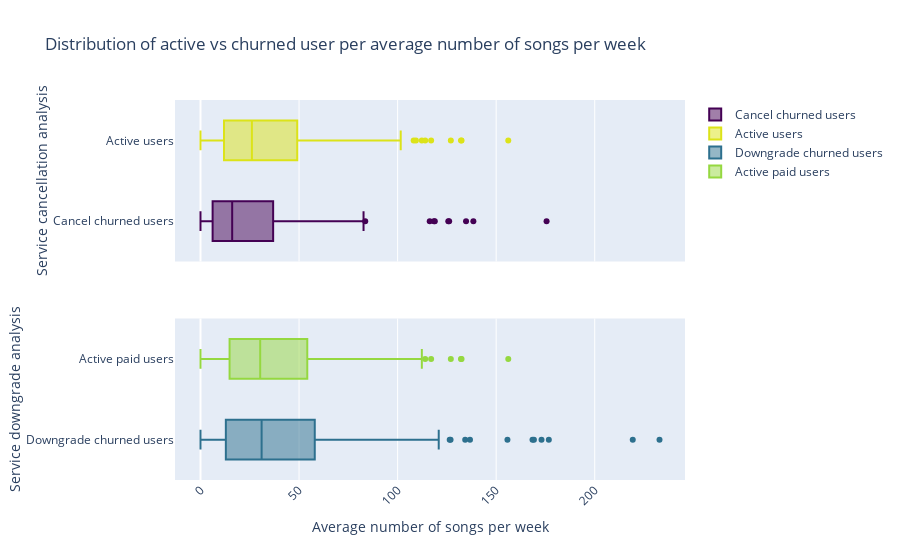

Here is the notebook cell this chart was saved with:
### Code cell
fig = make_subplots(rows=2, cols=1, shared_xaxes=True)

fig.append_trace(go.Box(
    x=avg_week_churn_service['avg_song_week'].unique(),
    name='Cancel churned users',
    marker=dict(
        color='rgb(68, 1, 84)'
    )
),1,1)
fig.append_trace(go.Box(
    x=avg_week_no_churn['avg_song_week'].unique(),
    name='Active users',
    marker=dict(
        color='rgb(220, 227, 25)'
    )
),1,1)
fig.append_trace(go.Box(
    x=avg_week_churn_paid['avg_song_week'].unique(),
    name='Downgrade churned users',
    marker=dict(
        color='rgb(45, 112, 142)'
    ),
),2, 1)
fig.append_trace(go.Box(
    x=avg_week_no_churn[avg_week_no_churn['level']=='paid']['avg_song_week'].unique(),
    name='Active paid users',
    marker=dict(
        color='rgb(149, 216, 64)'
    ),
),2, 1)

fig.layout.update(go.Layout(
    title_text="Distribution of active vs churned user per average number of songs per week",
    barmode='group',
    showlegend=True
))
fig.update_xaxes(title_text="Average number of songs per week", tickangle=-45, row=2, col=1)
fig.update_yaxes(title_text="Service cancellation analysis", row=1, col=1)
fig.update_yaxes(title_text="Service downgrade analysis", row=2, col=1)

fig.show()

### Figure 1 — Plotly figure (JSON) as saved in the notebook; plotly's stock layout.template omitted (floating-point values rounded to 4 significant figures; data arrays with more than 128 entries replaced by an {"elided": "..."} marker saying what was removed)
{"data": [{"marker": {"color": "rgb(68, 1, 84)"}, "name": "Cancel churned users", "type": "box", "x": {"elided": "136 float values"}, "xaxis": "x", "yaxis": "y"}, {"marker": {"color": "rgb(220, 227, 25)"}, "name": "Active users", "type": "box", "x": {"elided": "336 float values"}, "xaxis": "x", "yaxis": "y"}, {"marker": {"color": "rgb(45, 112, 142)"}, "name": "Downgrade churned users", "type": "box", "x": {"elided": "275 float values"}, "xaxis": "x2", "yaxis": "y2"}, {"marker": {"color": "rgb(149, 216, 64)"}, "name": "Active paid users", "type": "box", "x": {"elided": "295 float values"}, "xaxis": "x2", "yaxis": "y2"}], "layout": {"barmode": "group", "showlegend": true, "title": {"text": "Distribution of active vs churned user per average number of songs per week"}, "xaxis": {"anchor": "y", "domain": [0, 1], "matches": "x2", "showticklabels": false}, "xaxis2": {"anchor": "y2", "domain": [0, 1], "tickangle": -45, "title": {"text": "Average number of songs per week"}}, "yaxis": {"anchor": "x", "domain": [0.575, 1], "title": {"text": "Service cancellation analysis"}}, "yaxis2": {"anchor": "x2", "domain": [0, 0.425], "title": {"text": "Service downgrade analysis"}}}}
